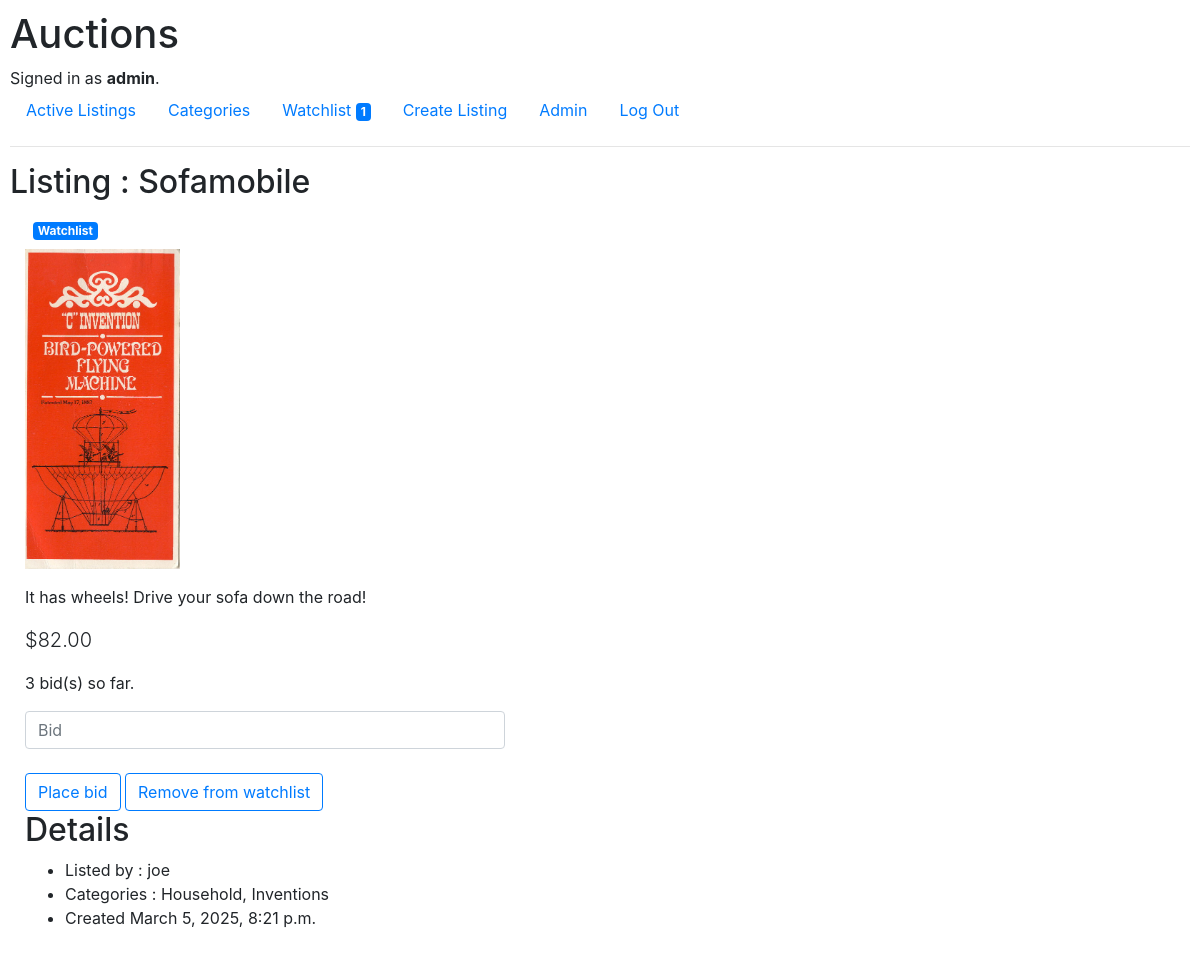
The app's page /listings/1 (signed in), older data.
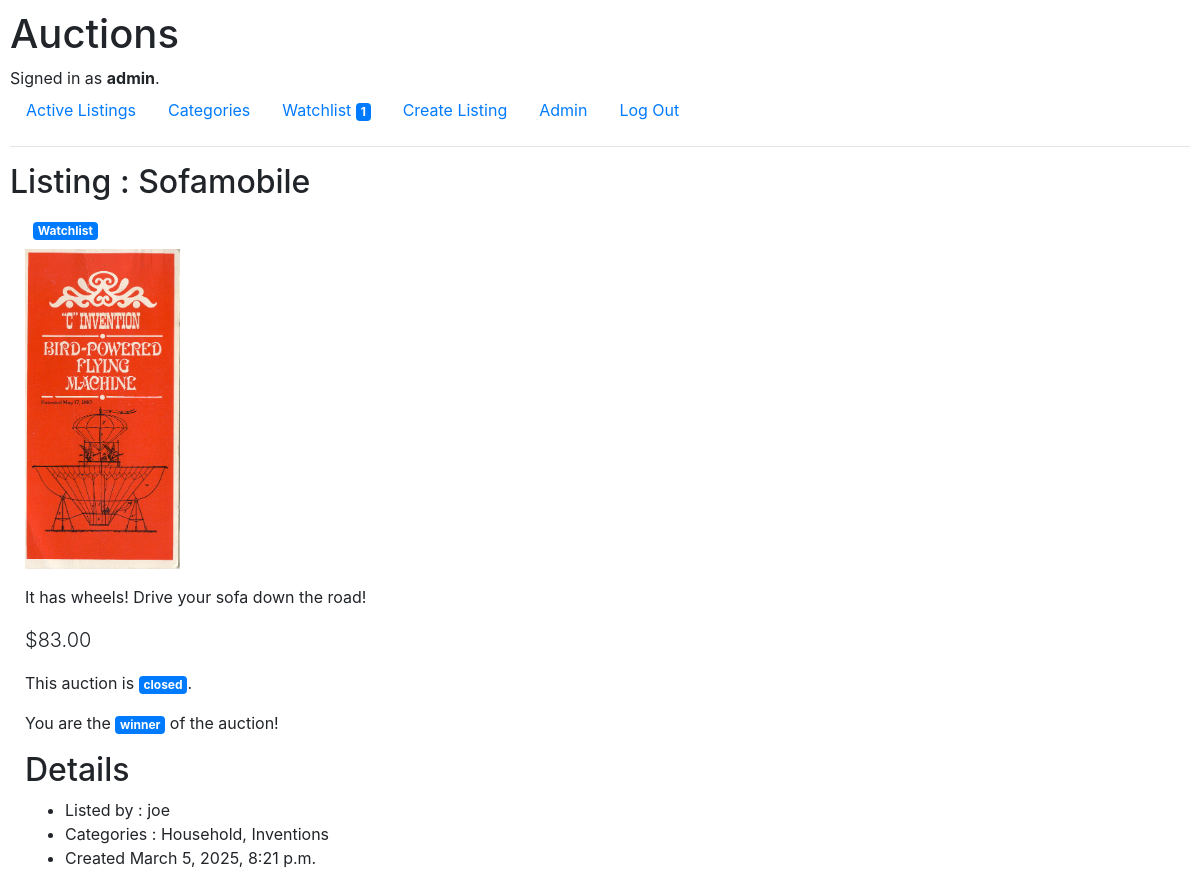
The same page, newer data.
### auctions/views.py (the view)
# urls.py: path("listings/<str:listing>", views.listings, name="listings"),
def listings(request, listing):
    if request.method == "POST":
        form = BidsForm(request.POST)
        keys = form.data.keys()
        if "place_bid" in keys:
            if form.is_valid():
                amt = float(form.cleaned_data["amount"])
                high_bid = float(request.POST["high_bid"])
                if int(request.POST["num_bids"]) > 0:
                    if amt > high_bid:
                        new_bid = Bids(item_id=int(listing), bidder_id=request.user.id, amount=amt)
                        new_bid.save()
                        listings = Listings.objects.all()
                        request.msg = "Your bid was recorded."
                        return HttpResponseRedirect(request.path_info)
                    else:
                        ...
                else:
                    if amt >= high_bid:
                        new_bid = Bids(item_id=int(listing), bidder_id=request.user.id, amount=amt)
                        new_bid.save()
                        listings = Listings.objects.all()
                        return HttpResponseRedirect(request.path_info)
                    else:
                        ...
            else:
                ...
        elif "watch" in keys:
            if form.data["watch"] == "1":
                new_watch = Watch(item_id=int(listing), watcher_id=request.user.id)
                try:
                    new_watch.save()
                except IntegrityError:
                    return render(request, "auctions/message.html", {
                        "message": "Error"
                    })
                else:
                    util.update_user_number_watching(request)
                    return HttpResponseRedirect("/listings/" + listing)
            elif form.data["watch"] == "2":
                x = Watch.objects.filter(watcher_id=request.user.id, item_id=int(listing))
                if x.count() == 1:
                    try:
                        x.delete()
                    except IntegrityError:
                        return render(request, "auctions/message.html", {
                            "message": "Error"
                        })
                    else:
                        util.update_user_number_watching(request)
                        return HttpResponseRedirect("/listings/" + listing)
        elif "close" in keys:
            return render(request, "auctions/message.html", {
                "message": "To be coded"
            })
        else:
            return render(request, "auctions/message.html", {
                "message": "Error"
            })
    else:
        deets = ListingDetails(request.user.id, listing)
        listingObj = Listings.objects.get(id=int(listing))
        catList = listingObj.categories.all()
        catStr = ""
        if len(catList) > 0:
            for cat in catList:
                catStr = catStr + cat.category  + ", "
            catStr = catStr[:-2]
        else:
            catStr = "No categories listed"
        return render(request, "auctions/listings.html", {
            "listing": listingObj,
            "categories_str": catStr,
            "details": deets
        })

### auctions/templates/auctions/listings.html (shortened to what this page needs)
{% extends "auctions/layout.html" %}
{% load static %}
{% block body %}
    <h2>Listing : {{ listing.title }}</h2>
    <div class="container-fluid">
        <div class="row">
            <div class="col-12">
                {% if details.watched %}
                <div class="m-2"><span class="badge bg-primary" style="color:#ffffff;">Watchlist</span></div>
                {% endif %}
                {% static "" as baseUrl %}
                <p><img src="{{ baseUrl }}auctions/images/{{listing.img_file}}" style="max-height: 20rem;"></p>
            </div>
            <div class="col-12">
                <p>{{ listing.description }}</p>
                <p class="lead">${{ details.high_bid }}</p>
                {% if listing.active %}
                <p>{{ details.num_bids }} bid(s) so far. {% if details.high_bidder %}Your bid is the current bid.{% endif %}</p>
                <form id="form1" action="#" method="POST" >
                    <div>
                        <input type="text" name="amount"id="amount" class="form-control mb-4" placeholder="Bid" style="width:30rem">
                        <button type="submit" name="place_bid" value="1" class="btn btn-outline-primary">Place bid</button>
                        {% if details.watched %}
                            <button type="submit" name="watch" value="2" class="btn btn-outline-primary">Remove from watchlist</button>
                        {% else %}
                            <button type="submit" name="watch" value="1" class="btn btn-outline-primary">Add to watchlist</button>
                        {% endif %}
                    </div>
                </form>
                {% else %}
                    <p>This auction is <span class="badge bg-primary" style="color:#ffffff;">closed</span>.</p>
                    {% if details.winner %}<p>You are the <span class="badge bg-primary" style="color:#ffffff;">winner</span> of the auction!</p>  {% endif %}
                {% endif %}
                <h2>Details</h2>
                <ul>
                    <li>Listed by : {{ listing.vendor }}</li>
                    <li>Categories : {{ categories_str }} </li>
                    <li>Created {{ listing.date_listed }}</li>
                </ul>
            </div>
        </div>
    </div>
{% endblock %}

Row changes from the older to the newer data that the page shows:
changed Listings "Sofamobile": active True → False (drawn)
Text that changed along with them:
{{ details.high_bid }}: "82.00" → "83.00"
{{ details.num_bids }}: "3" → (not shown)
text no longer shown: "bid(s) so far. Place bid Remove from watchlist"
text now shown: "This auction is closed . You are the winner of the auction!"
